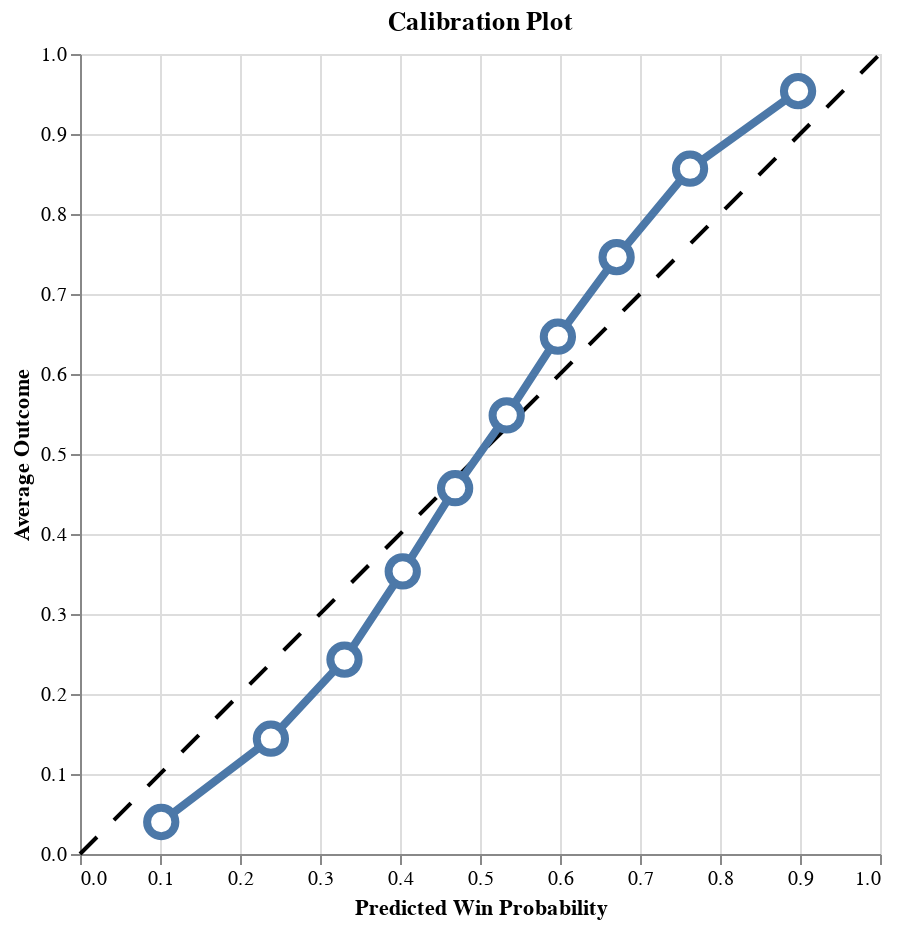

Notebook cell for this chart:
### Code cell
self.plot_calibration()

### Figure 1 — Vega-Lite specification as saved in the notebook (floating-point values rounded to 4 significant figures)
{"config": {"view": {"continuousWidth": 300, "continuousHeight": 300}}, "layer": [{"data": {"name": "data-1060f781c7c62a152b45e7f5293ef99a"}, "mark": {"type": "line", "color": "black", "strokeDash": [12, 12]}, "encoding": {"x": {"field": "x", "type": "quantitative"}, "y": {"field": "y", "type": "quantitative"}}}, {"data": {"name": "data-0c9e80967c4a6a272087ac0a6e8189bd"}, "mark": {"type": "line", "strokeWidth": 4}, "encoding": {"x": {"field": "win_prob_midpoint", "title": "Predicted Win Probability", "type": "quantitative"}, "y": {"field": "avg_outcome", "title": "Average Outcome", "type": "quantitative"}}}, {"data": {"name": "data-0c9e80967c4a6a272087ac0a6e8189bd"}, "mark": {"type": "point", "fill": "white", "opacity": 1, "size": 200, "strokeWidth": 4}, "encoding": {"x": {"field": "win_prob_midpoint", "type": "quantitative"}, "y": {"field": "avg_outcome", "type": "quantitative"}}}], "height": 400, "title": "Calibration Plot", "width": 400, "$schema": "https://vega.github.io/schema/vega-lite/v5.8.0.json", "datasets": {"data-1060f781c7c62a152b45e7f5293ef99a": [{"x": 0, "y": 0}, {"x": 1, "y": 1}], "data-0c9e80967c4a6a272087ac0a6e8189bd": [{"avg_outcome": 0.03999, "win_prob_midpoint": 0.1015}, {"avg_outcome": 0.1441, "win_prob_midpoint": 0.2386}, {"avg_outcome": 0.243, "win_prob_midpoint": 0.3306}, {"avg_outcome": 0.3532, "win_prob_midpoint": 0.4034}, {"avg_outcome": 0.4572, "win_prob_midpoint": 0.4689}, {"avg_outcome": 0.5482, "win_prob_midpoint": 0.5334}, {"avg_outcome": 0.6466, "win_prob_midpoint": 0.5974}, {"avg_outcome": 0.7461, "win_prob_midpoint": 0.6708}, {"avg_outcome": 0.8566, "win_prob_midpoint": 0.7626}, {"avg_outcome": 0.9536, "win_prob_midpoint": 0.8976}]}}
